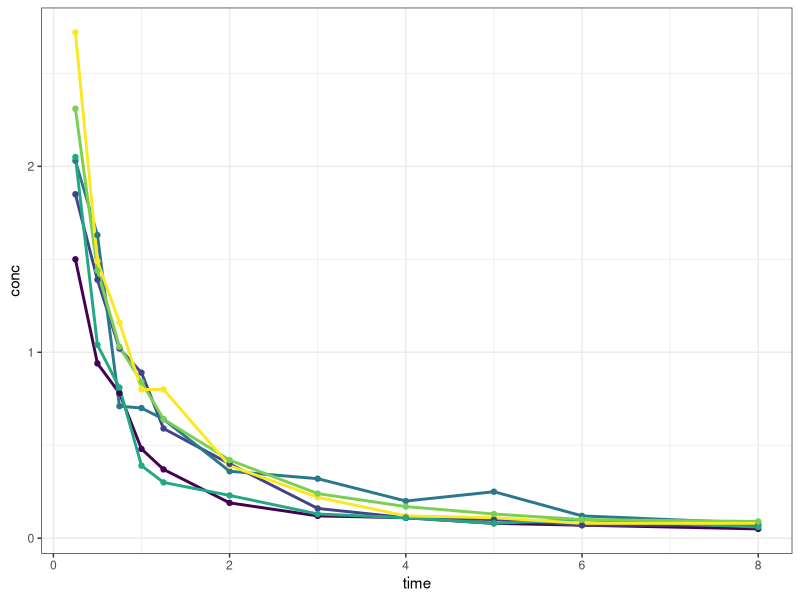

Here is the R script that generated this plot:
## ---- chunk 1
#| output: false
#| echo: false
library(tidyverse)
## ---- chunk 2
#| fig-width: 3
#| fig-height: 3
#| echo: false
#| fig-alt: ""
data <- Indometh
plot <- ggplot(data, aes(x=time, y=conc, )) +
    geom_line(aes(color=Subject), linewidth=1) +
    geom_point(aes(color=Subject),size=1.5) +
    theme_bw() +
    theme(legend.position = "none")

print(plot)
## ---- chunk 3
plot <- plot +
    theme(
        panel.background = element_rect(fill = "transparent", color = NA),
        plot.background = element_rect(fill = "transparent", color = NA)
    )
